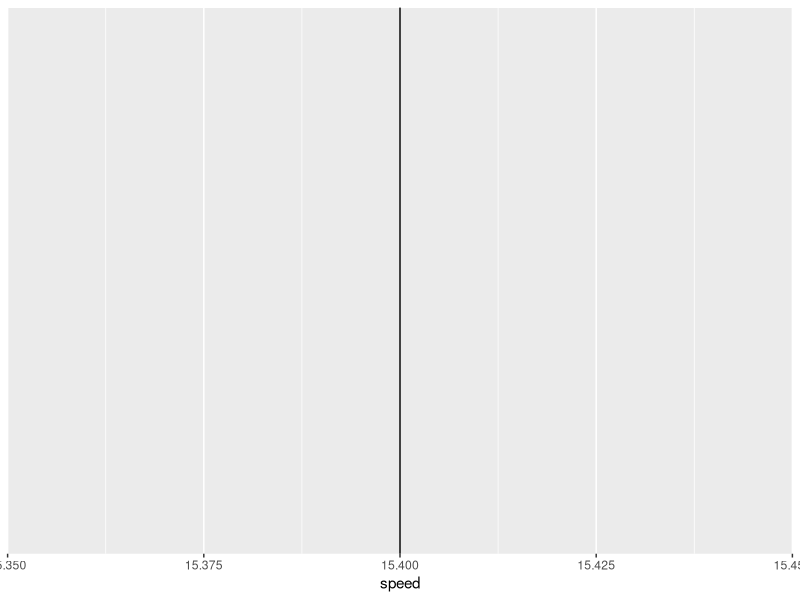
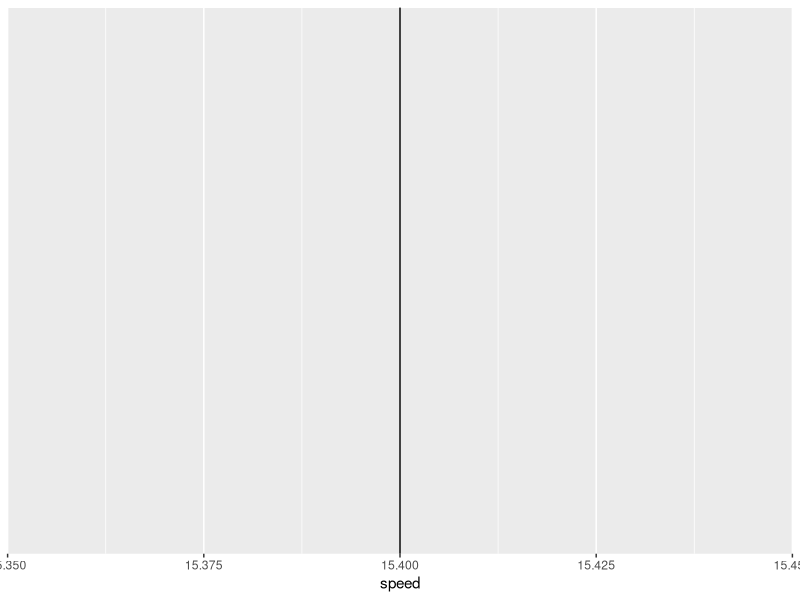
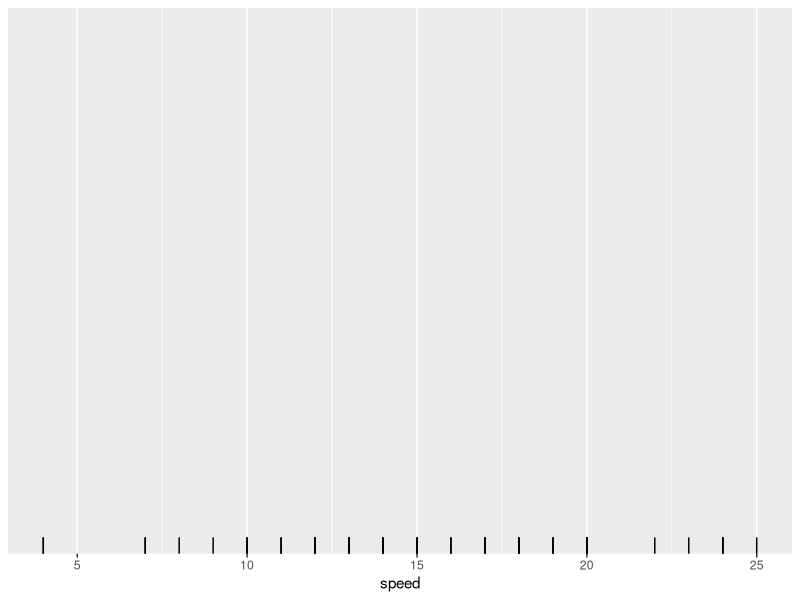
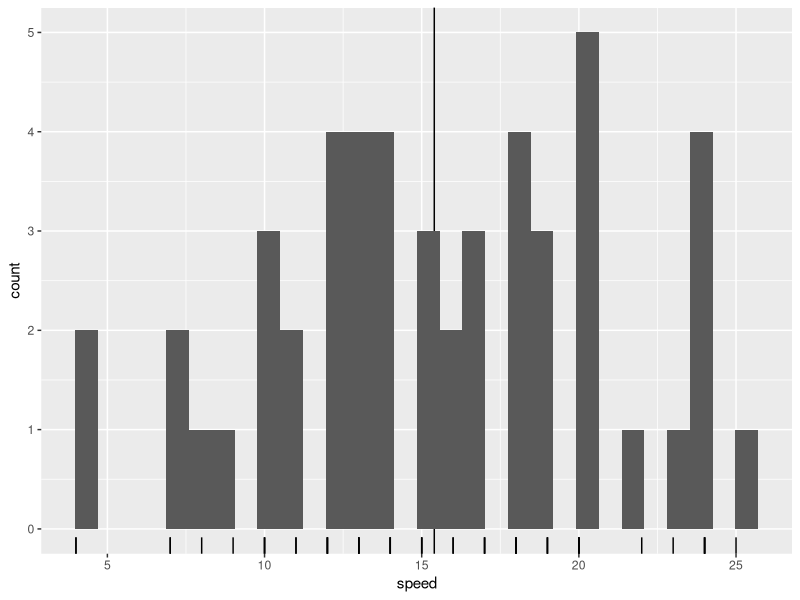
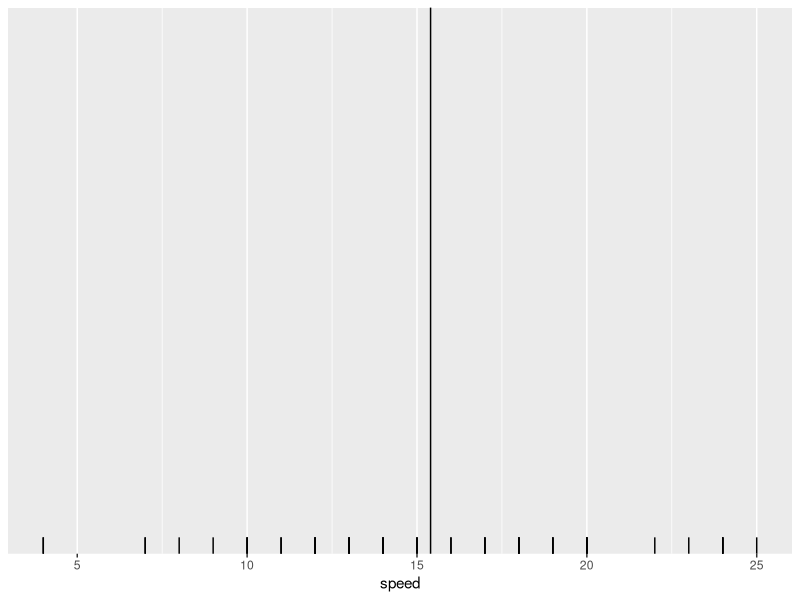

These charts were generated, in order, by the following R code:
## ---- chunk 1
knitr::opts_chunk$set(echo = TRUE)
options(tidyverse.quiet = TRUE)
## ---- chunk 2

## ---- chunk 3
library(tidyverse)

compute_group_xmean <- function(data, scales){
  
  data |>
    summarise(xintercept = mean(x)) 
  
}

GeomVline$required_aes

StatXmean <- ggproto("StatXmean",
                     Stat,
                     compute_group = compute_group_xmean)

ggplot(cars) + 
  aes(x = speed) + 
  layer(GeomVline, 
        StatXmean, 
        position = "identity")

StatXmean$dropped_aes <- "x"

ggplot(cars) + 
  aes(x = speed) + 
  layer(GeomVline, 
        StatXmean, 
        position = "identity")

layer_data()
## ---- chunk 4
library(tidyverse)

compute_group_xmean2 <- function(data, scales){
  
  data |>
    summarize(x = mean(x)) |>
    mutate(xend = x,
           y = -Inf,
           yend = Inf)
  
}

GeomSegment$required_aes

StatXmean2 <- ggproto("StatXmean2",
                     Stat,
                     compute_group = compute_group_xmean2)

ggplot(cars) + 
  aes(x = speed) + 
  layer(GeomSegment, 
        StatXmean2, 
        position = "identity") + 
  geom_rug()

last_plot() + 
  geom_histogram()

## ---- chunk 5
library(tidyverse)

draw_panel_xline = function(data, panel_params, coord) {

  ranges <- coord$backtransform_range(panel_params)

  data$x    <- data$x
  data$xend <- data$x
  data$y    <- ranges$y[1]
  data$yend <- ranges$y[2]

  GeomSegment$draw_panel(data, panel_params, coord)

}


GeomXline <- ggplot2::ggproto("GeomXline", ggplot2::Geom,
                     draw_panel = draw_panel_xline,
                     default_aes = ggplot2::aes(colour = "black", size = 0.5,
                                       linetype = 1, alpha = NA),
                     required_aes = "x",
                     draw_key = ggplot2::draw_key_vline
)


compute_group_xmean3 <- function(data, scales){
  
  data |>
    summarize(x = mean(x))
  
}


StatXmean3 <- ggproto("StatXmean3",
                     Stat,
                     compute_group = compute_group_xmean3)


ggplot(cars) + 
  aes(x = speed) + 
  layer(GeomXline,  #<<<<<
        StatXmean3, 
        position = "identity") + 
  geom_rug()


layer_data()
